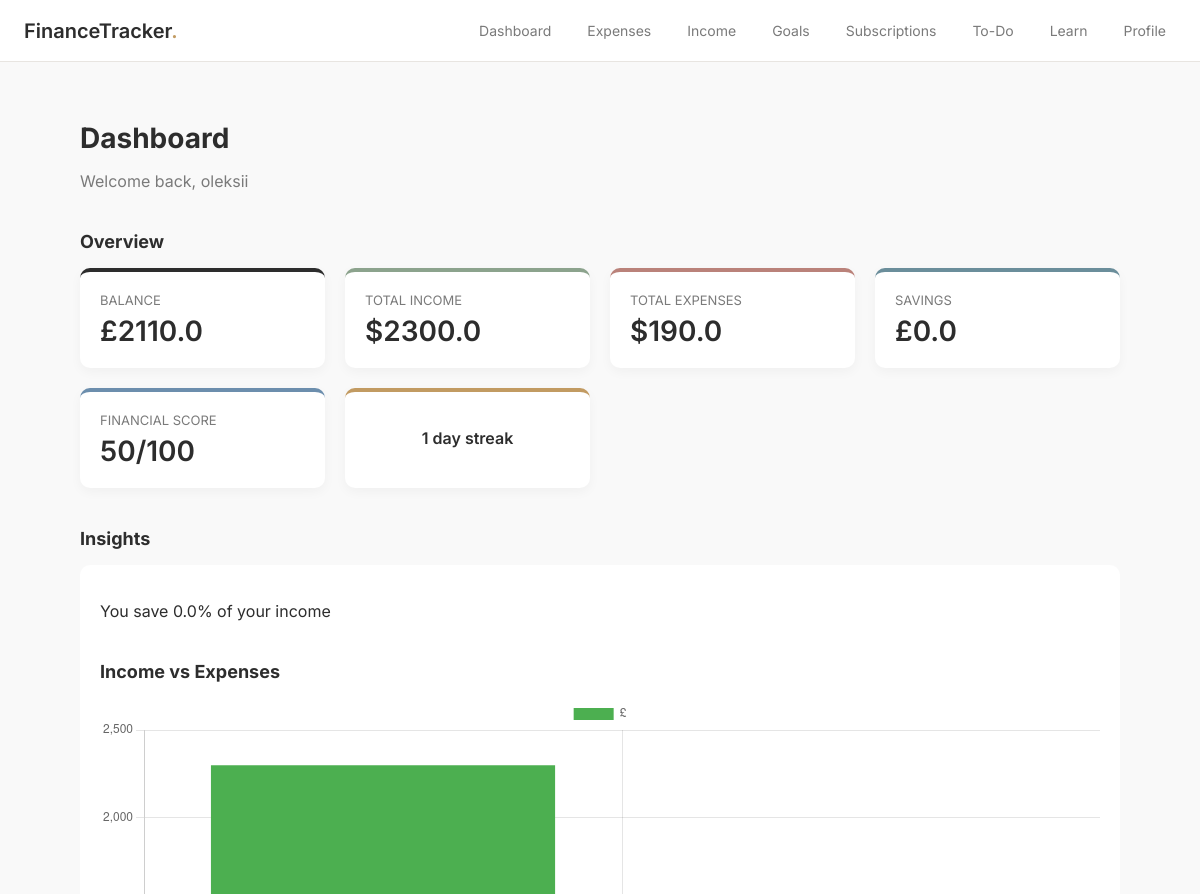
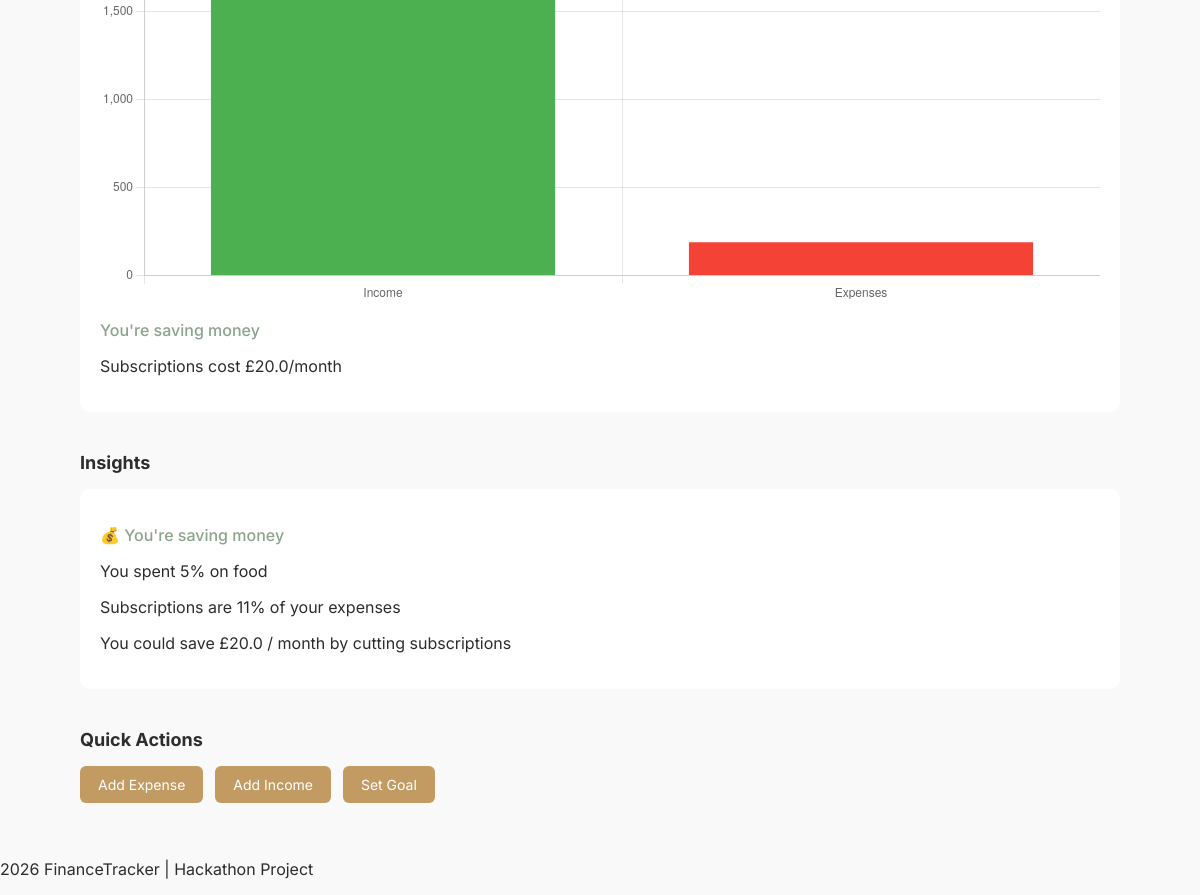
The app's page /dashboard/oleksii, older data (2 pictures, top to bottom).
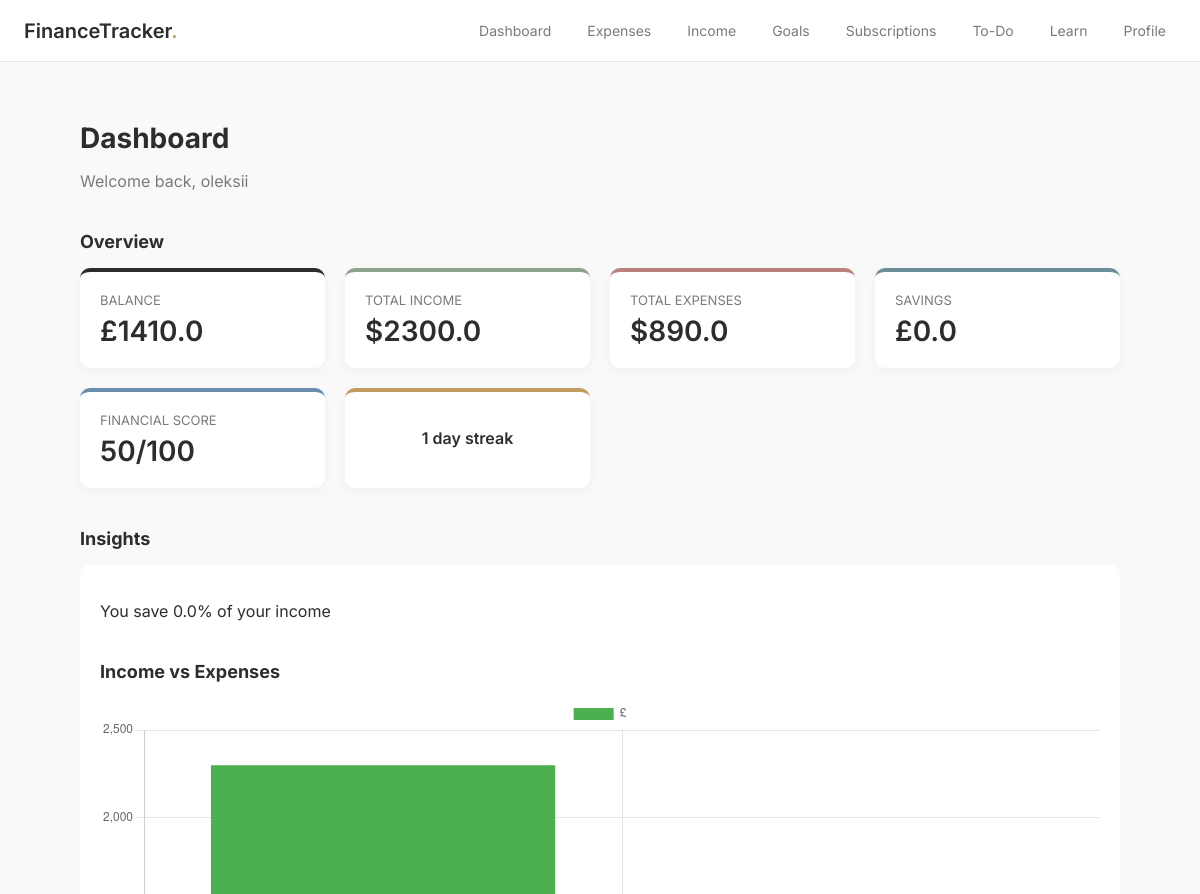
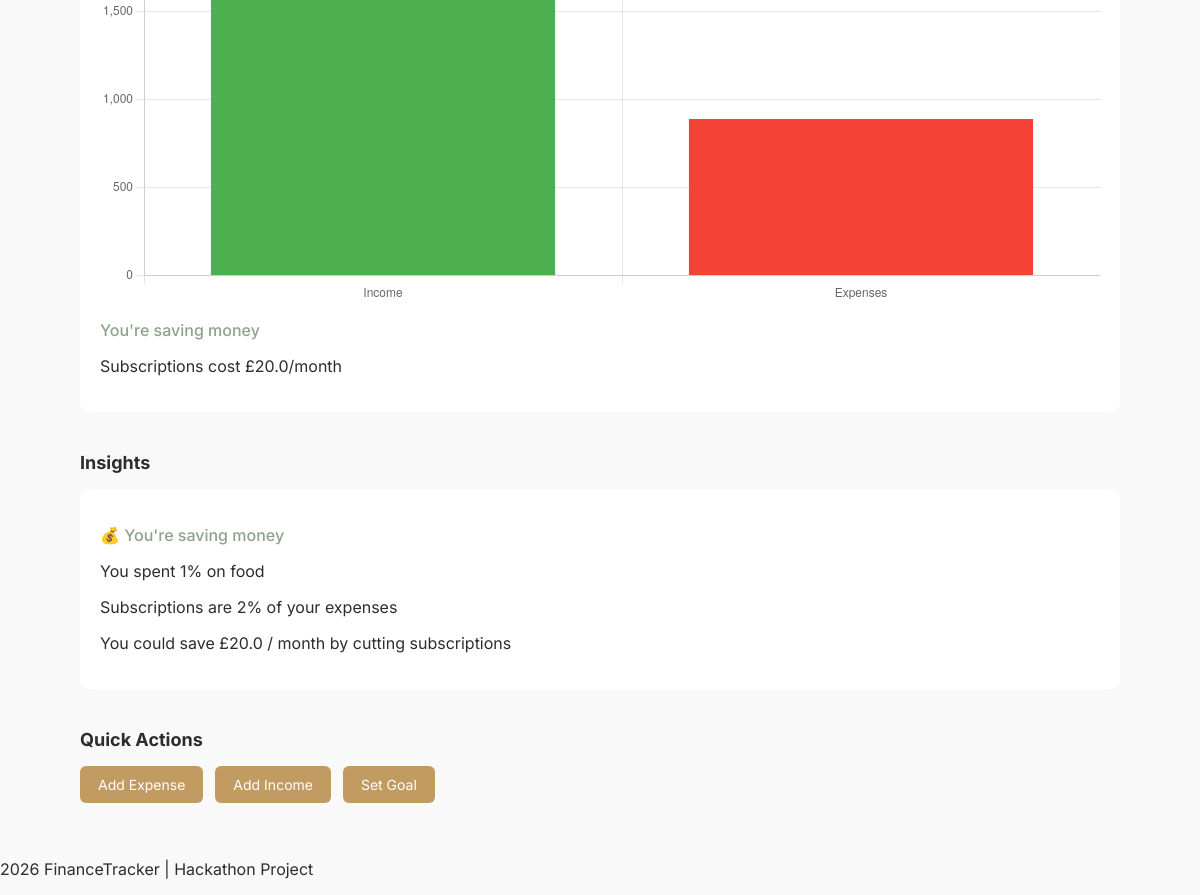
The same page, newer data (2 pictures, top to bottom).
### tables this page shows
CREATE TABLE users (
        id INTEGER PRIMARY KEY AUTOINCREMENT,
        username TEXT UNIQUE,
        streak INTEGER DEFAULT 0,
        email TEXT,
        password TEXT,
        balance REAL DEFAULT 0,
        savings REAL DEFAULT 0,
        last_active TEXT
    );

### app.py (the view)
@app.route("/dashboard/<username>")
def dashboard(username):
    user_id = get_user_id(username)
    if not user_id:
        return redirect(url_for("index"))
    conn = get_db()
    user = conn.execute(
        "SELECT * FROM users WHERE id=?",
        (user_id,)
    ).fetchone()
    expenses_data = conn.execute(
        "SELECT * FROM expenses WHERE user_id=?",
        (user_id,)
    ).fetchall()
    income_data = conn.execute(
        "SELECT * FROM income WHERE user_id=?",
        (user_id,)
    ).fetchall()
    subs_data = conn.execute(
        "SELECT * FROM subscriptions WHERE user_id=?",
        (user_id,)
    ).fetchall()
    conn.close()
    total_exp = sum([e["amount"] for e in expenses_data])
    total_inc = sum([i["amount"] for i in income_data])
    sub_cost = sum([s["cost"] for s in subs_data])
    food_percent = 0
    subs_percent = 0
    food_total = sum([e["amount"] for e in expenses_data if e["category"] == "Food & Dining"])
    if total_exp > 0:
        food_percent = round((food_total / total_exp) * 100)
        subs_percent = round((sub_cost / total_exp) * 100)
    potential_savings = sub_cost
    score = 0
    if total_inc > 0:
        savings_rate = user["savings"] / total_inc
        if savings_rate > 0.2:
            score += 40
        elif savings_rate > 0.1:
            score += 25
        else:
            score += 10
    if total_inc > total_exp:
        score += 30
    else:
        score += 10
    if user["streak"] > 5:
        score += 20
    else:
        score += 10
    score = min(score, 100)
    return render_template(
    "dashboard.html",
    current_user=username,
    income=total_inc,
    expenses=total_exp,
    subscriptions=sub_cost,
    savings=user["savings"],
    balance=user["balance"],
    streak=user["streak"],
    food_percent=food_percent,
    subs_percent=subs_percent,
    potential_savings=potential_savings,
    score=score
)

### app.py (called while the page is built)
def get_db():
    conn = sqlite3.connect(DB)
    conn.row_factory = sqlite3.Row
    return conn

def get_user_id(username):
    conn = get_db()
    user = conn.execute(
        "SELECT id FROM users WHERE username=?",
        (username,)
    ).fetchone()
    conn.close()
    return user["id"] if user else None

@app.context_processor
def inject_user():
    username = request.view_args.get("username") if request.view_args else None
    return dict(current_user=username)

### templates/dashboard.html (shortened to what this page needs)
{% extends "layout.html" %}
{% block navbar %}
    {% include "navbar.html" %}
{% endblock %}
{% block content %}
<div class="container">
<div class="dashboard-header">
    <h1>Dashboard</h1>
    <p>Welcome back, {{ current_user }}</p>
</div>
<h3 class="section-title">Overview</h3>
<div class="overview-grid">
    <div class="stat-card balance-card">
        <div class="stat-label">Balance</div>
        <div class="stat-value">£{{ balance }}</div>
    </div>
    <div class="stat-card income">
        <div class="stat-label">Total Income</div>
        <div class="stat-value">${{ income }}</div>
    </div>
    <div class="stat-card expense">
        <div class="stat-label">Total Expenses</div>
        <div class="stat-value">${{ expenses }}</div>
    </div>
    <div class="stat-card savings">
        <div class="stat-label">Savings</div>
        <div class="stat-value">£{{ savings }}</div>
    </div>
    <div class="stat-card score">
        <div class="stat-label">Financial Score</div>
        <div class="stat-value">{{ score }}/100</div>
    </div>
    <div class="stat-card streak-card">
        <p>{{ streak }} day streak</p>
    </div>
</div>
<h3 class="section-title">Insights</h3>
<div class="insights">
    <p>You save {{ (savings / income * 100) | round(1) if income > 0 else 0 }}% of your income</p>
    <h3 class="section-title">Income vs Expenses</h3>
    <canvas id="financeChart"></canvas>
    {% if expenses > income %}
        <p class="warning">You spent more than you earned</p>
    {% else %}
        <p class="good">You're saving money</p>
    {% endif %}
    <p>Subscriptions cost £{{ subscriptions }}/month</p>
</div>
<h3 class="section-title">Insights</h3>
<div class="insights">
    {% if expenses > income %}
        <p class="warning">⚠️ You spent more than you earned</p>
    {% else %}
        <p class="good">💰 You're saving money</p>
    {% endif %}
    <p>You spent {{ food_percent }}% on food</p>
    <p>Subscriptions are {{ subs_percent }}% of your expenses</p>
    <p>You could save £{{ potential_savings }} / month by cutting subscriptions</p>
</div>
<h3 class="section-title">Quick Actions</h3>
<div class="action-grid">
    <a href="/expenses/{{ current_user }}" class="action-btn">Add Expense</a>
    <a href="/income/{{ current_user }}" class="action-btn">Add Income</a>
    <a href="/goals/{{ current_user }}" class="action-btn">Set Goal</a>
</div>
</div>
{% endblock %}
{% block scripts %}
<script>
const ctx = document.getElementById('financeChart');
new Chart(ctx, {
    type: 'bar',
    data: {
        labels: ['Income', 'Expenses'],
        datasets: [{
            label: '£',
            data: [{{ income }}, {{ expenses }}],
            backgroundColor: ['#4CAF50', '#F44336']
        }]
    }
});
</script>
{% endblock %}

Row changes from the older to the newer data that the page shows:
changed users "oleksii": balance "2110.0" → "1410.0"
Text that changed along with them:
{{ expenses }}: "190.0" → "890.0"
chart data {{ expenses }}: 190.0 → 890.0
{{ food_percent }}: "5" → "1"
{{ subs_percent }}: "11" → "2"
